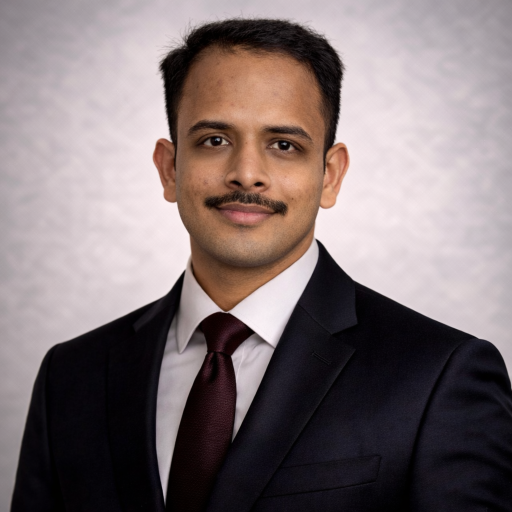
#> input picture images/photo.png, 1024 x 1024 px (shown at 1/2 size)
$ python optimize_images.py
#> lines starting #> are read from the running program, lines starting #| are printed output that depends on the picture
"""Make the web-size copies of the site's images (assets/img/) from the full-size originals.

The page shows the photo at 212 px, the DARTS icon at 64 px and the education logos at
58 px (CSS pixels). Screens draw 1 to 3 device pixels per CSS pixel, so each image is
written at 1x, 1.25x, 1.5x, 1.75x, 2x, 2.5x and 3x as WebP; the browser picks the copy
that matches the screen, so the image is shown pixel for pixel without a second resize.
One 2x JPEG/PNG is kept for browsers without WebP. The originals in images/ are not
modified (images/photo.png is also the link-preview image).

After replacing an original in images/ (same file name and format), run from the site folder:
    python tools/optimize_images.py
Needs Python 3 and Pillow (pip install pillow).
"""
import math
import os
from PIL import Image

ROOT = os.path.dirname(os.path.dirname(os.path.abspath(__file__)))
SRC = os.path.join(ROOT, 'images')
OUT = os.path.join(ROOT, 'assets', 'img')

# name: (original file in images/, displayed width in CSS px, 'photo' = lossy WebP q95 / 'graphic' = lossless)
IMAGES = {
    'photo':     ('photo.png',     212, 'photo'),
    'darts':     ('DARTS_1.png',    64, 'graphic'),
    'iitr':      ('iitr.png',       58, 'graphic'),
    'nitt':      ('nitt.png',       58, 'graphic'),
    'chaitanya': ('chaitanya.jpg',  58, 'graphic'),
    'stbem':     ('stbem.png',      58, 'graphic'),
}
SCALES = (1, 1.25, 1.5, 1.75, 2, 2.5, 3)


def web_widths(css_w, full_w=None):
    # file names must match the srcset lists in index.html, so they do not depend on the original's size
    return sorted({math.ceil(css_w * s - 1e-9) for s in SCALES})


def resized(im, w):
    h = round(im.height * w / im.width)
    return im if (w, h) == im.size else im.resize((w, h), Image.LANCZOS)


def save_webp(im, path, kind):
    if kind == 'photo' and im.mode != 'RGBA':
        im.convert('RGB').save(path, 'WEBP', quality=95, method=6)
    else:                                   # logos, icons: exact colours and edges
        im.save(path, 'WEBP', lossless=True, quality=100, method=6, exact=True)


def save_fallback(im, path, kind):
    if path.endswith('.jpg'):
        im.convert('RGB').save(path, 'JPEG', quality=93, subsampling=0, optimize=True, progressive=True)
    else:
        im.save(path, 'PNG', optimize=True)


def main():
    os.makedirs(OUT, exist_ok=True)
    for name, (src, css_w, kind) in IMAGES.items():
        im = Image.open(os.path.join(SRC, src))
#> im is the input picture: PIL image 1024x1024 RGB; mean R, G, B 128.1, 115.1, 116.1
        im.load()
        has_alpha = im.mode in ('RGBA', 'LA') or (im.mode == 'P' and 'transparency' in im.info)
#> has_alpha = False
        im = im.convert('RGBA' if has_alpha else 'RGB')
        widths = web_widths(css_w, im.width)
#> widths = [212, 265, 318, 371, 424, 530, 636]
        for w in widths:
            save_webp(resized(im, w), os.path.join(OUT, f'{name}-{w}.webp'), kind)
#> this loop made 7 passes
#> pass 1, in save_webp, `im.convert('RGB').save(path, 'WEBP', quality=95, method=6)`:
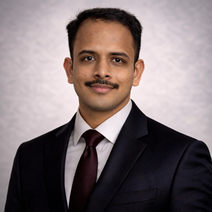
#> saved as photo-212.webp: PIL image 212x212 RGB; mean R, G, B 128.1, 115.1, 116.2
#> pass 2, in save_webp (call 2), `im.convert('RGB').save(path, 'WEBP', quality=95, method=6)`:
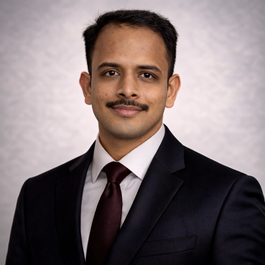
#> saved as photo-265.webp: PIL image 265x265 RGB; mean R, G, B 128.1, 115.1, 116.1
        ext = 'jpg' if (kind == 'photo' and not has_alpha) else 'png'
#> ext = 'jpg'
        fw = round(css_w * 2)
        save_fallback(resized(im, fw), os.path.join(OUT, f'{name}-{fw}.{ext}'), kind)
        print(f'{src:15s} {im.width}x{im.height} -> widths {widths}, fallback {name}-{fw}.{ext}')
#| photo.png       1024x1024 -> widths [212, 265, 318, 371, 424, 530, 636], fallback photo-424.jpg


if __name__ == '__main__':
#> (the run stopped early here; a loop or call above may not have finished)
